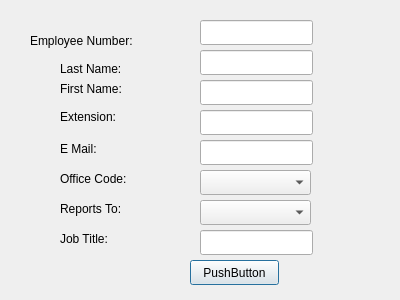
<?xml version="1.0" encoding="UTF-8"?>
<ui version="4.0">
 <class>Form_Employee</class>
 <widget class="QDialog" name="Form_Employee">
  <property name="geometry">
   <rect>
    <x>0</x>
    <y>0</y>
    <width>400</width>
    <height>300</height>
   </rect>
  </property>
  <property name="windowTitle">
   <string>Dialog</string>
  </property>
  <widget class="QLineEdit" name="lineEdit_4">
   <property name="geometry">
    <rect>
     <x>200</x>
     <y>110</y>
     <width>113</width>
     <height>25</height>
    </rect>
   </property>
  </widget>
  <widget class="QLabel" name="label">
   <property name="geometry">
    <rect>
     <x>30</x>
     <y>30</y>
     <width>141</width>
     <height>21</height>
    </rect>
   </property>
   <property name="text">
    <string>Employee Number:</string>
   </property>
  </widget>
  <widget class="QLineEdit" name="lineEdit_5">
   <property name="geometry">
    <rect>
     <x>200</x>
     <y>140</y>
     <width>113</width>
     <height>25</height>
    </rect>
   </property>
  </widget>
  <widget class="QLineEdit" name="lineEdit_3">
   <property name="geometry">
    <rect>
     <x>200</x>
     <y>80</y>
     <width>113</width>
     <height>25</height>
    </rect>
   </property>
  </widget>
  <widget class="QLabel" name="label_2">
   <property name="geometry">
    <rect>
     <x>60</x>
     <y>60</y>
     <width>101</width>
     <height>17</height>
    </rect>
   </property>
   <property name="text">
    <string>Last Name:</string>
   </property>
  </widget>
  <widget class="QLabel" name="label_6">
   <property name="geometry">
    <rect>
     <x>60</x>
     <y>170</y>
     <width>101</width>
     <height>17</height>
    </rect>
   </property>
   <property name="text">
    <string>Office Code:</string>
   </property>
  </widget>
  <widget class="QLabel" name="label_8">
   <property name="geometry">
    <rect>
     <x>60</x>
     <y>230</y>
     <width>67</width>
     <height>17</height>
    </rect>
   </property>
   <property name="text">
    <string>Job Title:</string>
   </property>
  </widget>
  <widget class="QPushButton" name="pushButton">
   <property name="geometry">
    <rect>
     <x>190</x>
     <y>260</y>
     <width>89</width>
     <height>25</height>
    </rect>
   </property>
   <property name="text">
    <string>PushButton</string>
   </property>
  </widget>
  <widget class="QLineEdit" name="lineEdit">
   <property name="geometry">
    <rect>
     <x>200</x>
     <y>20</y>
     <width>113</width>
     <height>25</height>
    </rect>
   </property>
  </widget>
  <widget class="QLabel" name="label_5">
   <property name="geometry">
    <rect>
     <x>60</x>
     <y>140</y>
     <width>67</width>
     <height>17</height>
    </rect>
   </property>
   <property name="text">
    <string>E Mail:</string>
   </property>
  </widget>
  <widget class="QLabel" name="label_3">
   <property name="geometry">
    <rect>
     <x>60</x>
     <y>80</y>
     <width>91</width>
     <height>17</height>
    </rect>
   </property>
   <property name="text">
    <string>First Name:</string>
   </property>
  </widget>
  <widget class="QLabel" name="label_4">
   <property name="geometry">
    <rect>
     <x>60</x>
     <y>107</y>
     <width>91</width>
     <height>20</height>
    </rect>
   </property>
   <property name="text">
    <string>Extension:</string>
   </property>
  </widget>
  <widget class="QLineEdit" name="lineEdit_8">
   <property name="geometry">
    <rect>
     <x>200</x>
     <y>230</y>
     <width>113</width>
     <height>25</height>
    </rect>
   </property>
  </widget>
  <widget class="QLineEdit" name="lineEdit_2">
   <property name="geometry">
    <rect>
     <x>200</x>
     <y>50</y>
     <width>113</width>
     <height>25</height>
    </rect>
   </property>
  </widget>
  <widget class="QLabel" name="label_7">
   <property name="geometry">
    <rect>
     <x>60</x>
     <y>200</y>
     <width>91</width>
     <height>17</height>
    </rect>
   </property>
   <property name="text">
    <string>Reports To:</string>
   </property>
  </widget>
  <widget class="QComboBox" name="comboBox">
   <property name="geometry">
    <rect>
     <x>200</x>
     <y>170</y>
     <width>111</width>
     <height>25</height>
    </rect>
   </property>
  </widget>
  <widget class="QComboBox" name="comboBox_2">
   <property name="geometry">
    <rect>
     <x>200</x>
     <y>200</y>
     <width>111</width>
     <height>25</height>
    </rect>
   </property>
  </widget>
 </widget>
 <tabstops>
  <tabstop>lineEdit</tabstop>
  <tabstop>lineEdit_2</tabstop>
  <tabstop>lineEdit_3</tabstop>
  <tabstop>lineEdit_4</tabstop>
  <tabstop>comboBox</tabstop>
  <tabstop>comboBox_2</tabstop>
  <tabstop>lineEdit_5</tabstop>
  <tabstop>lineEdit_8</tabstop>
  <tabstop>pushButton</tabstop>
 </tabstops>
 <resources/>
 <connections/>
</ui>
